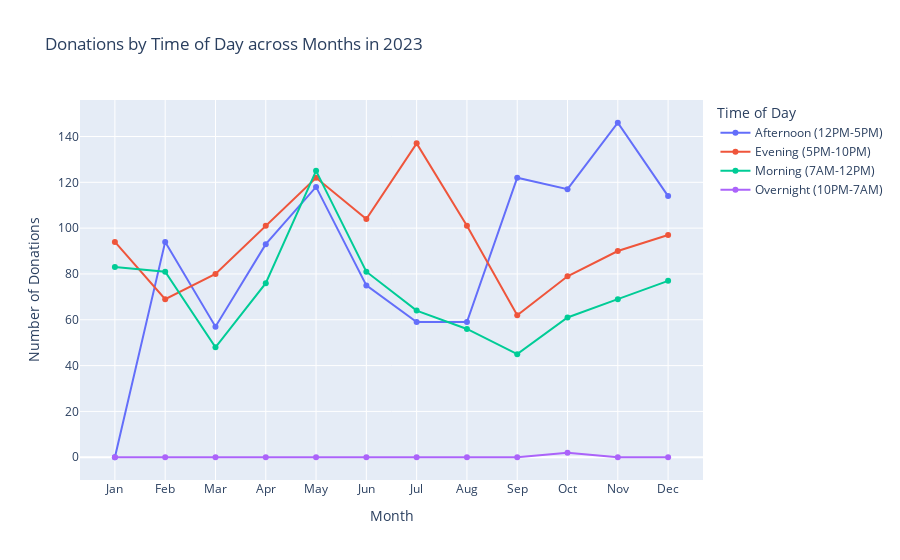

Notebook code cell kept with this figure:
### Code cell
# Convert the "Date" column to datetime objects
df_dates['Date'] = pd.to_datetime(df_dates['Date'])

# Group the data by month and time of day and count the number of donations for each group
monthly_donations = df_dates.groupby([df_dates['Date'].dt.month, 'Time of Day']).size().unstack(fill_value=0)

# Plot the data
fig = go.Figure()

# Add traces for each time of day
for time_of_day in monthly_donations.columns:
    fig.add_trace(go.Scatter(x=monthly_donations.index, y=monthly_donations[time_of_day], mode='lines+markers', name=time_of_day))

# Update layout
fig.update_layout(
    title='Donations by Time of Day across Months in 2023',
    xaxis=dict(
        title='Month',
        tickmode='array',
        tickvals=list(range(1, 13)),
        ticktext=['Jan', 'Feb', 'Mar', 'Apr', 'May', 'Jun', 'Jul', 'Aug', 'Sep', 'Oct', 'Nov', 'Dec']
    ),
    yaxis=dict(
        title='Number of Donations'
    ),
    legend=dict(
        title='Time of Day'
    ),
    hovermode='closest',
    height=800  
)

# Show plot
fig.show()

### Figure 1 — Plotly figure (JSON) as saved in the notebook; plotly's stock layout.template omitted (floating-point values rounded to 4 significant figures)
{"data": [{"mode": "lines+markers", "name": "Afternoon (12PM-5PM)", "type": "scatter", "x": [1, 2, 3, 4, 5, 6, 7, 8, 9, 10, 11, 12], "y": [0, 94, 57, 93, 118, 75, 59, 59, 122, 117, 146, 114]}, {"mode": "lines+markers", "name": "Evening (5PM-10PM)", "type": "scatter", "x": [1, 2, 3, 4, 5, 6, 7, 8, 9, 10, 11, 12], "y": [94, 69, 80, 101, 122, 104, 137, 101, 62, 79, 90, 97]}, {"mode": "lines+markers", "name": "Morning (7AM-12PM)", "type": "scatter", "x": [1, 2, 3, 4, 5, 6, 7, 8, 9, 10, 11, 12], "y": [83, 81, 48, 76, 125, 81, 64, 56, 45, 61, 69, 77]}, {"mode": "lines+markers", "name": "Overnight (10PM-7AM)", "type": "scatter", "x": [1, 2, 3, 4, 5, 6, 7, 8, 9, 10, 11, 12], "y": [0, 0, 0, 0, 0, 0, 0, 0, 0, 2, 0, 0]}], "layout": {"autosize": true, "hovermode": "closest", "legend": {"title": {"text": "Time of Day"}}, "title": {"text": "Donations by Time of Day across Months in 2023"}, "xaxis": {"autorange": true, "range": [0.3252, 12.67], "tickmode": "array", "ticktext": ["Jan", "Feb", "Mar", "Apr", "May", "Jun", "Jul", "Aug", "Sep", "Oct", "Nov", "Dec"], "tickvals": [1, 2, 3, 4, 5, 6, 7, 8, 9, 10, 11, 12], "title": {"text": "Month"}, "type": "linear"}, "yaxis": {"autorange": true, "range": [-9.216, 155.2], "title": {"text": "Number of Donations"}, "type": "linear"}}}
